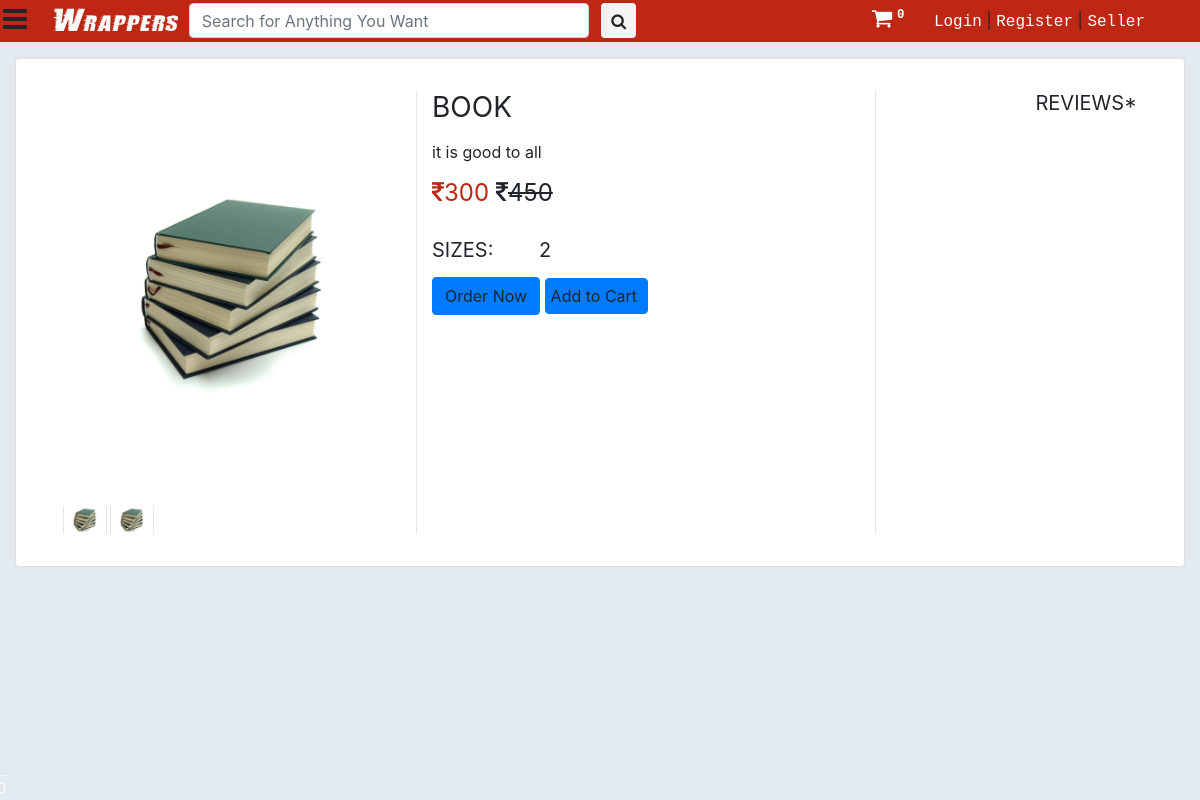
/product/44, run on the app's committed database.
### saler/models.py (models this page shows, shortened)
class Product(models.Model):
	GST_CHOICES = (("0",'0'),("3",'3'),("5",'5'),("12",'12'),("18",'18'),("28",'28'))
	product_id = models.BigAutoField(primary_key=True)
	product_id2 = models.CharField(max_length=100,default='')
	shop = models.ForeignKey(User, on_delete=models.CASCADE,default='')
	product_name = models.CharField(max_length=100)
	category = models.ForeignKey(category, default="", verbose_name="Category", on_delete=models.SET_DEFAULT, null=True)
	subcategory = models.CharField(max_length=50, default="")
	price = models.IntegerField(default=0)
	price_not = models.IntegerField(default=999)
	desc = models.TextField()
	gst = models.CharField(default='0',max_length=3,choices=GST_CHOICES)
	pub_date = models.DateField(auto_now=True)
	image1 = models.ImageField(upload_to='products/images', default="",null=True)
	image2 = models.ImageField(upload_to='products/images', default="",null=True,blank=True)
	image3 = models.ImageField(upload_to='products/images', default="",null=True,blank=True)
	image4 = models.ImageField(upload_to='products/images', default="",null=True,blank=True)
	image5 = models.ImageField(upload_to='products/images', default="",null=True,blank=True)

class ProductSize(models.Model):
	product = models.ForeignKey(Product,on_delete=models.CASCADE)
	size = models.CharField(max_length=20)
	quantity = models.IntegerField(default=0, null=True)

### main/views.py (the view)
# urls.py: path("product/<int:prod_id>", views.productView, name="ProductView"),
def productView(request, prod_id):
	if request.method == 'POST' and request.user.is_authenticated:
		prod = Product.objects.filter(product_id = prod_id).first()
		review = request.POST.get('review')
		ProductReview(user=request.user,product=prod,review=review).save()
		return redirect(f"/product/{prod_id}")
	prod = Product.objects.filter(product_id = prod_id).first()
	params = {
		'product':prod,
		'product_review': ProductReview.objects.filter(product = prod),
		'sizes':[item for item in ProductSize.objects.filter(product=Product.objects.filter(product_id = prod_id)[0])],
		'cart_element_no' : len([p for p in Cart.objects.all() if p.user == request.user]),
		'category':category.objects.all(),
	}
	return render(request, 'main/single.html', params)

### main/templatetags/app_tags.py (called while the page is built)
@register.filter(name='split')
def split(str, key):
    return str.split(key)

### saler/models.py (called while the page is built)
	def __str__(self):
		return f'{self.name}'

### main/templates/main/single.html (shortened to what this page needs)
{% extends 'main/base.html' %}
{% block main_body %}
{% load static %}
	<div class="container-fluid mt-3">
		<div class="card mt-0">
			<div class="container-fluid">
				<div class="wrapper row">
					<div class="preview col-md-4" style="">
						<div id="gallery">
							<div class="preview-pic tab-content">
							  <div class="tab-pane active" style="height: 400px; width: auto; display: flex;"><img src="{{product.image1.url}}"  alt="" id="main-img" style="max-height: 100%; max-width:100%; width: auto; margin: auto" /></div>
							</div>
							<ul class="preview-thumbnail nav nav-tabs">
							  <li class="active"><img src="{{product.image1.url}}" /></li>
							  {% if product.image2 %}
							  <li><img src="{{product.image2.url}}" /></li>
							  {% endif %}
							</ul>
						</div>
					</div>
					<div class="details col-md-5" style="border-left: solid 1px #e2eaef; border-right: solid 1px #e2eaef;">
						<h3 class="product-title">{{product.product_name}}</h3>
						<p class="product-description">{{product.desc}}</p>
						<h4 class="price"><p><span class="item_price"><span><i class="fa fa-inr"
											aria-hidden="true"></i></span>{{product.price}}</span> <del><i class="fa fa-inr"
											aria-hidden="true"></i>{{product.price_not}}</del></p></h4>
            {% if sizes %}
						<h5 class="sizes">sizes:
              {% for me in sizes %}
							<span class="size" data-toggle="tooltip" title="small">{{me.size}}</span>
							{% endfor %}
						</h5>
						<div class="action">
              <div>
                    <a p_id="{{product.product_id}}" class="btn btn-primary oprbtn" id="ord{{product.product_id}}">Order Now</a>
                        <a p_id="{{product.product_id}}" class="btn btn-primary oprbtn"  style="padding: 5px 10px 5px 5px;" id="atc{{product.product_id}}">Add to Cart</a>
                  </div>
            </div>
            {% endif %}
					</div>
          <div class="col-md-3">
            <div class="float-right w-100">
              <h5 class="product-title float-right">Reviews*</h2>
              <div style="height: 400px; overflow-y: scroll;">
              </div>
            </div>
          </div>
				</div>
			</div>
		</div>
  </div>
{% endblock main_body %}

### main/static/main/css/style.css (style rules this page uses)
body a { text-decoration:none; transition:0.5s all; -webkit-transition:0.5s all; -moz-transition:0.5s all; -o-transition:0.5s all; -ms-transition:0.5s all; }
.active { left: 0; }

### main/templates/main/single.html (style rules this page uses)
body { background-color: #e2eaef; overflow-x: hidden; }
.tab-pane { width: 450px; height: auto; }
li img { border-left: solid 1px #e2eaef; border-right: solid 1px #e2eaef; }
.preview { display: -webkit-box; display: -webkit-flex; display: -ms-flexbox; display: flex; -webkit-box-orient: vertical; -webkit-box-direction: normal; -webkit-flex-direction: column; -ms-flex-direction: column; flex-direction: column; }
.preview-pic { -webkit-box-flex: 1; -webkit-flex-grow: 1; -ms-flex-positive: 1; flex-grow: 1; }
.preview-thumbnail.nav-tabs { border: none; margin-top: 15px; }
.preview-thumbnail.nav-tabs li { width: 13%; margin-right: 2.5%; }
.preview-thumbnail.nav-tabs li img { max-width: 100%; display: block; }
.preview-thumbnail.nav-tabs li:last-of-type { margin-right: 0; }
.tab-content { overflow: hidden; }
.tab-content img { width: 100%; -webkit-animation-name: opacity; animation-name: opacity; -webkit-animation-duration: .3s; animation-duration: .3s; }
.card { margin-top: 10px; background: #fff; padding: 2em; line-height: 1.5em; }
@media screen and (min-width: 997px) { .wrapper { display: -webkit-box; display: -webkit-flex; display: -ms-flexbox; display: flex; } }
.details { display: -webkit-box; display: -webkit-flex; display: -ms-flexbox; display: flex; -webkit-box-orient: vertical; -webkit-box-direction: normal; -webkit-flex-direction: column; -ms-flex-direction: column; flex-direction: column; }
.product-title, .price, .sizes, .colors { text-transform: UPPERCASE; font-weight: normal; }
.checked, .price span { color: #be2714; }
.product-title, .rating, .product-description, .price, .vote, .sizes { margin-bottom: 15px; }
.product-title { margin-top: 0; }
.size { margin-right: 10px; }
.size:first-of-type { margin-left: 40px; }
#gallery li { display: inline; margin-right: 3px; }
#gallery #main-img { background: url(https://cdn.pixabay.com/photo/2015/04/23/22/00/tree-736885__340.jpg) no-repeat 0 0; }

### data on the page
Product: image1 (picture), image2 (picture), product_name "BOOK", desc "it is good to all", price "300", price_not "450"
ProductSize: size "2"

### other printed values
{{ cart_element_no }} "0"
